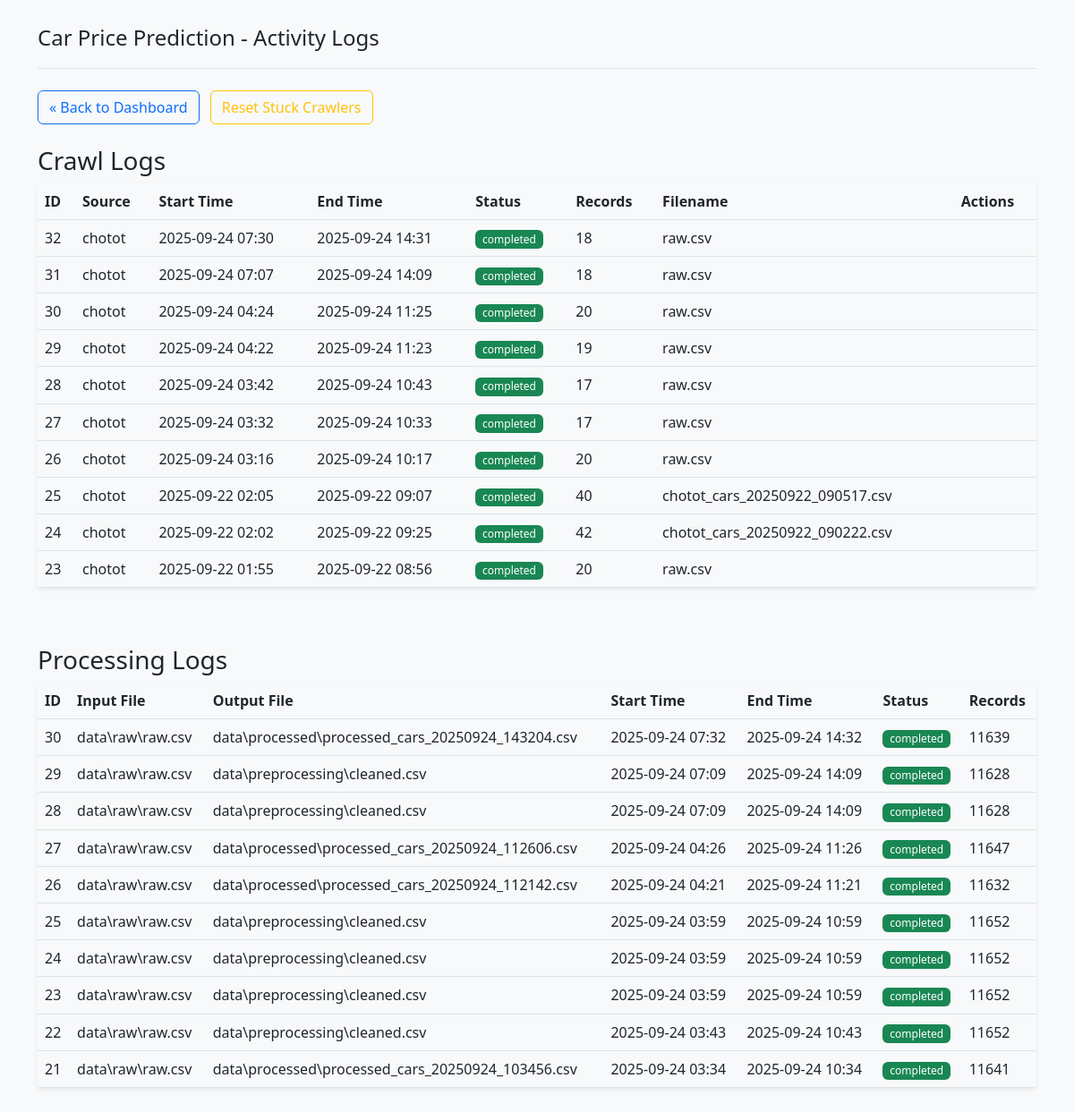
Page /logs on the earlier database version.
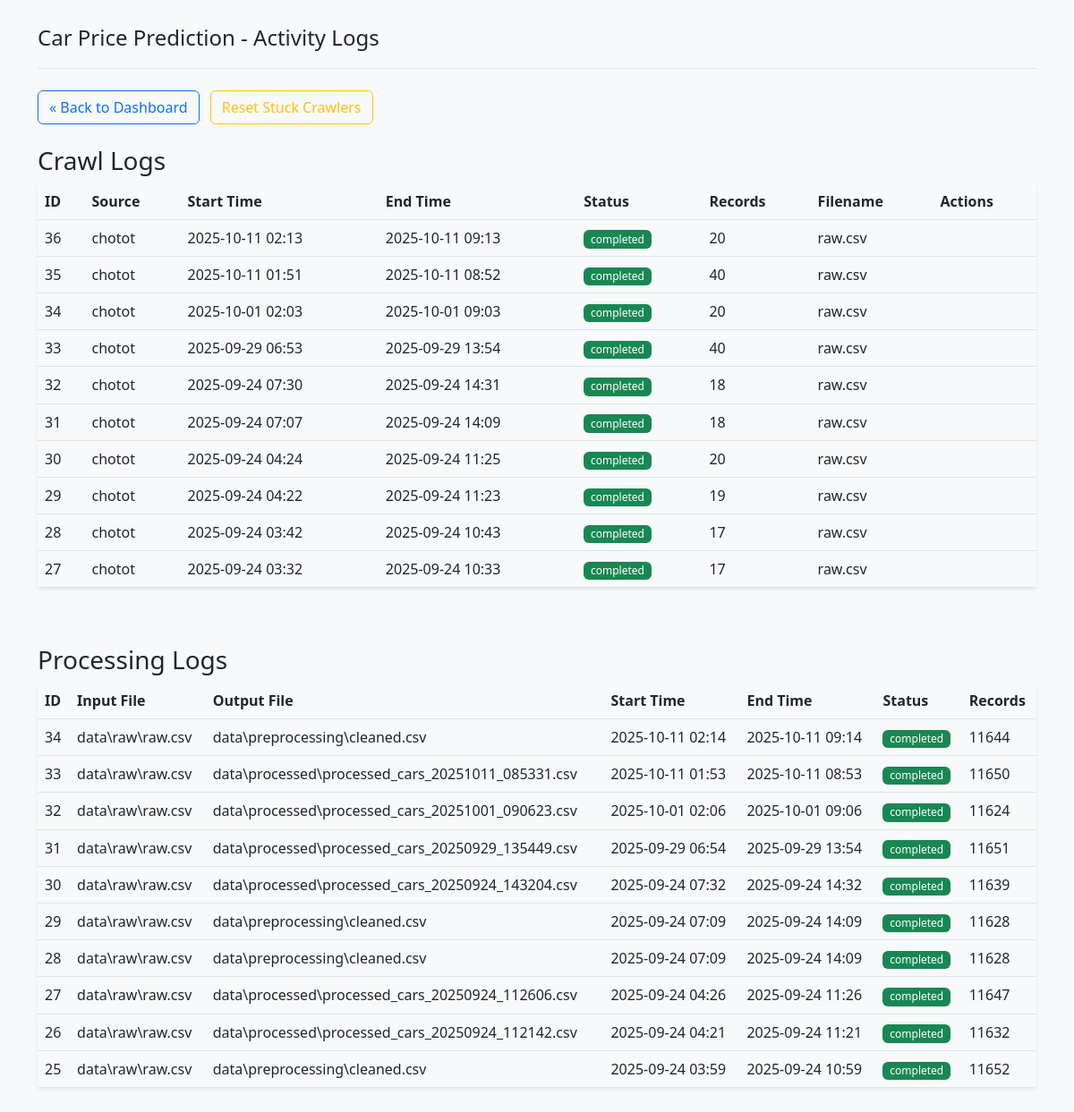
Same page on the later database version.
### app/models.py (models this page shows, shortened)
class CrawlLog(db.Model):
    __tablename__ = 'crawl_logs'
    id = db.Column(db.Integer, primary_key=True)
    start_time = db.Column(db.DateTime, default=datetime.utcnow)
    end_time = db.Column(db.DateTime, nullable=True)
    source = db.Column(db.String(100), nullable=False)
    status = db.Column(db.String(20), nullable=False)  # 'running', 'completed', 'failed'
    records_count = db.Column(db.Integer, default=0)
    filename = db.Column(db.String(255), nullable=True)
    error_message = db.Column(db.Text, nullable=True)

class ProcessingLog(db.Model):
    __tablename__ = 'processing_logs'
    id = db.Column(db.Integer, primary_key=True)
    start_time = db.Column(db.DateTime, default=datetime.utcnow)
    end_time = db.Column(db.DateTime, nullable=True)
    input_file = db.Column(db.String(255), nullable=False)
    output_file = db.Column(db.String(255), nullable=True)
    status = db.Column(db.String(20), nullable=False)  # 'running', 'completed', 'failed'
    records_count = db.Column(db.Integer, default=0)
    error_message = db.Column(db.Text, nullable=True)

### app/routes.py (the view)
@main_bp.route('/logs')
def logs():
    crawl_logs = CrawlLog.query.order_by(CrawlLog.start_time.desc()).limit(10).all()
    processing_logs = ProcessingLog.query.order_by(ProcessingLog.start_time.desc()).limit(10).all()
    return render_template('logs.html',
                           crawl_logs=crawl_logs,
                           processing_logs=processing_logs)

### app/templates/logs.html (shortened to what the changed rows need)
<!DOCTYPE html>
<html lang="vi">
<head>
    <link rel="stylesheet" href="https://cdn.jsdelivr.net/npm/bootstrap@5.2.3/dist/css/bootstrap.min.css">
    <link rel="stylesheet" href="{{ url_for('static', filename='css/style.css') }}">
</head>
<body>
    <div class="container py-4">
        <div class="row">
            <div class="col-md-12">
                <div class="table-responsive">
                    <table class="table table-hover">
                        <thead>
                            <tr>
                                <th>ID</th>
                                <th>Source</th>
                                <th>Start Time</th>
                                <th>End Time</th>
                                <th>Status</th>
                                <th>Records</th>
                                <th>Filename</th>
                                <th>Actions</th>
                            </tr>
                        </thead>
                        <tbody>
                            {% for log in crawl_logs %}
                            <tr data-log-id="{{ log.id }}">
                                <td>{{ log.id }}</td>
                                <td>{{ log.source }}</td>
                                <td>{{ log.start_time.strftime('%Y-%m-%d %H:%M') }}</td>
                                <td>{{ log.end_time.strftime('%Y-%m-%d %H:%M') if log.end_time else '-' }}</td>
                                <td><span
                                        class="badge bg-{{ 'success' if log.status == 'completed' else 'warning' if log.status.startswith('running') else 'danger' }} crawler-status">{{
                                        log.status }}</span></td>
                                <td>{{ log.records_count }}</td>
                                <td>{{ log.filename or '-' }}</td>
                                <td class="crawler-actions">
                                </td>
                            </tr>
                            {% endfor %}
                        </tbody>
                    </table>
                </div>
            </div>
        </div>
        <div class="row mt-5">
            <div class="col-md-12">
                <div class="table-responsive">
                    <table class="table table-hover">
                        <thead>
                            <tr>
                                <th>ID</th>
                                <th>Input File</th>
                                <th>Output File</th>
                                <th>Start Time</th>
                                <th>End Time</th>
                                <th>Status</th>
                                <th>Records</th>
                            </tr>
                        </thead>
                        <tbody>
                            {% for log in processing_logs %}
                            <tr>
                                <td>{{ log.id }}</td>
                                <td>{{ log.input_file }}</td>
                                <td>{{ log.output_file or '-' }}</td>
                                <td>{{ log.start_time.strftime('%Y-%m-%d %H:%M') }}</td>
                                <td>{{ log.end_time.strftime('%Y-%m-%d %H:%M') if log.end_time else '-' }}</td>
                                <td><span
                                        class="badge bg-{{ 'success' if log.status == 'completed' else 'warning' if log.status == 'running' else 'danger' }}">{{
                                        log.status }}</span></td>
                                <td>{{ log.records_count }}</td>
                            </tr>
                            {% endfor %}
                        </tbody>
                    </table>
                </div>
            </div>
        </div>
    </div>
</body>
</html>

Differences in the rows shown:
no longer on this page (row unchanged): CrawlLog: id "26", source "chotot", start_time "2025-09-24 03:16", end_time "2025-09-24 10:17", status "completed", records_count "20", filename "raw.csv"
no longer on this page (row unchanged): CrawlLog: id "25", source "chotot", start_time "2025-09-22 02:05", end_time "2025-09-22 09:07", status "completed", records_count "40", filename "chotot_cars_20250922_090517.csv"
no longer on this page (row unchanged): CrawlLog: id "24", source "chotot", start_time "2025-09-22 02:02", end_time "2025-09-22 09:25", status "completed", records_count "42", filename "chotot_cars_20250922_090222.csv"
no longer on this page (row unchanged): CrawlLog: id "23", source "chotot", start_time "2025-09-22 01:55", end_time "2025-09-22 08:56", status "completed", records_count "20", filename "raw.csv"
no longer on this page (row unchanged): ProcessingLog: id "24", input_file "data\\raw\\raw.csv", output_file "data\\preprocessing\\cleaned.csv", start_time "2025-09-24 03:59", end_time "2025-09-24 10:59", status "completed", records_count "11652"
no longer on this page (row unchanged): ProcessingLog: id "23", input_file "data\\raw\\raw.csv", output_file "data\\preprocessing\\cleaned.csv", start_time "2025-09-24 03:59", end_time "2025-09-24 10:59", status "completed", records_count "11652"
no longer on this page (row unchanged): ProcessingLog: id "22", input_file "data\\raw\\raw.csv", output_file "data\\preprocessing\\cleaned.csv", start_time "2025-09-24 03:43", end_time "2025-09-24 10:43", status "completed", records_count "11652"
no longer on this page (row unchanged): ProcessingLog: id "21", input_file "data\\raw\\raw.csv", output_file "data\\processed\\processed_cars_20250924_103456.csv", start_time "2025-09-24 03:34", end_time "2025-09-24 10:34", status "completed", records_count "11641"
added CrawlLog: id "36", source "chotot", start_time "2025-10-11 02:13", end_time "2025-10-11 09:13", status "completed", records_count "20", filename "raw.csv"
added CrawlLog: id "35", source "chotot", start_time "2025-10-11 01:51", end_time "2025-10-11 08:52", status "completed", records_count "40", filename "raw.csv"
added CrawlLog: id "34", source "chotot", start_time "2025-10-01 02:03", end_time "2025-10-01 09:03", status "completed", records_count "20", filename "raw.csv"
added CrawlLog: id "33", source "chotot", start_time "2025-09-29 06:53", end_time "2025-09-29 13:54", status "completed", records_count "40", filename "raw.csv"
added ProcessingLog: id "34", input_file "data\\raw\\raw.csv", output_file "data\\preprocessing\\cleaned.csv", start_time "2025-10-11 02:14", end_time "2025-10-11 09:14", status "completed", records_count "11644"
added ProcessingLog: id "33", input_file "data\\raw\\raw.csv", output_file "data\\processed\\processed_cars_20251011_085331.csv", start_time "2025-10-11 01:53", end_time "2025-10-11 08:53", status "completed", records_count "11650"
added ProcessingLog: id "32", input_file "data\\raw\\raw.csv", output_file "data\\processed\\processed_cars_20251001_090623.csv", start_time "2025-10-01 02:06", end_time "2025-10-01 09:06", status "completed", records_count "11624"
added ProcessingLog: id "31", input_file "data\\raw\\raw.csv", output_file "data\\processed\\processed_cars_20250929_135449.csv", start_time "2025-09-29 06:54", end_time "2025-09-29 13:54", status "completed", records_count "11651"
